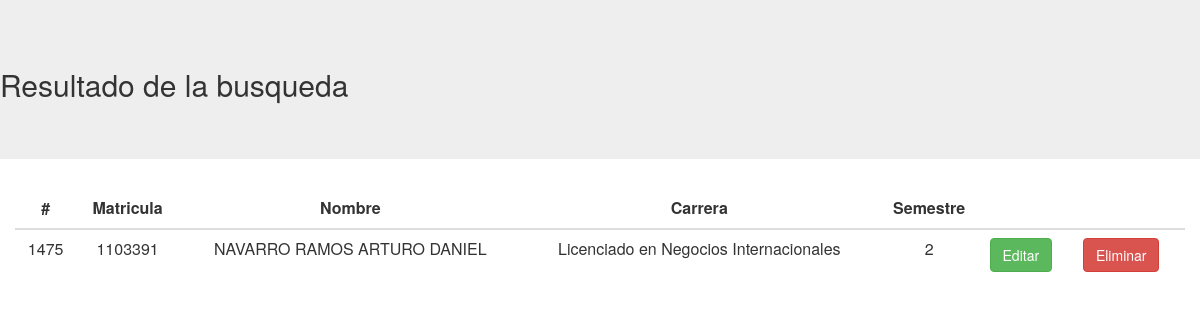
Page /TablasVistas/Busqueda_Alumnos.php?Matricula_Alumno=1103391 on the committed database.
### tables this page shows
CREATE TABLE IF NOT EXISTS `alumnos` (
  `Id_Alumno` int(11) NOT NULL,
  `Matricula_Alumno` varchar(10) NOT NULL,
  `Nombre_Alumno` varchar(70) NOT NULL,
  `Carrera_Alumno` varchar(50) NOT NULL,
  `Semestre_Alumno` varchar(50) NOT NULL
);

### configuracion.php (called while the page is built, shortened)
<?php
  $ALUMNOS = "alumnos";
?>

### TablasVistas/Busqueda_Alumnos.php (the view, shortened to what this page needs)
<?php
  include "../configuracion.php";
  $mysqli = new mysqli($SERVIDOR, $USER, $PASS, $BD);
    $Matricula_Alumno = $_REQUEST['Matricula_Alumno'];
    $Ver_Alumno = "SELECT * FROM $ALUMNOS WHERE Matricula_Alumno = '".$Matricula_Alumno."' ";
    $Result_Busqueda_Alumno = $mysqli->query($Ver_Alumno);
 ?>
<html>
  <head>
    <link rel="stylesheet" href="../includes/css/bootstrap.css">
  </head>
  <body>
    <header class="jumbotron">
      <h2>Resultado de la busqueda</h2>
    </header>
    <div class="container">
      <div class="row">
        <table class="table table-hover">
          <thead>
            <tr>
              <th class="text-center">#</th>
              <th class="text-center">Matricula</th>
              <th class="text-center">Nombre</th>
              <th class="text-center">Carrera</th>
              <th class="text-center">Semestre</th>
              <th class="text-center"></th>
              <th class="text-center"></th>
            </tr>
          </thead>
          <tbody>
            <?php while ($renglon = mysqli_fetch_array($Result_Busqueda_Alumno)) { ?>
            <tr>
                <td class="text-center"><?php echo $renglon['Id_Alumno']?></td>
                <td class="text-center"><?php echo $renglon['Matricula_Alumno']?></td>
                <td class="text-center"><?php echo $renglon['Nombre_Alumno']?></td>
                <td class="text-center"><?php echo $renglon['Carrera_Alumno']?></td>
                <td class="text-center"><?php echo $renglon['Semestre_Alumno']?></td>
                <td><a class="btn btn-success" role ="button" href="../FormsEditar/Alumnos.php?Matricula_Alumno=<?php echo $renglon['Matricula_Alumno']; ?>"> Editar</a></td>
                <td><a class="btn btn-danger" role="button" href="../BibliotecaPHP/Eliminar_Alumnos.php?Matricula_Alumno=<?php echo $renglon['Matricula_Alumno']; ?>"> Eliminar</a></td>
              </tr>
              <?php }?>
          </tbody>
        </table>
      </div>
    </div>
  </body>
</html>

### rows in the picture
alumnos: Id_Alumno "1475", Matricula_Alumno "1103391", Nombre_Alumno "NAVARRO RAMOS ARTURO DANIEL", Carrera_Alumno "Licenciado en Negocios Internacionales", Semestre_Alumno "2"
